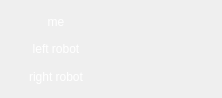
<ui version="4.0">
 <class>MarkBoard</class>
 <widget class="QWidget" name="MarkBoard">
  <property name="geometry">
   <rect>
    <x>0</x>
    <y>0</y>
    <width>222</width>
    <height>98</height>
   </rect>
  </property>
  <property name="windowTitle">
   <string>MarkBoard</string>
  </property>
  <property name="styleSheet">
   <string notr="true">QFrame { color: white; }</string>
  </property>
  <layout class="QGridLayout" name="gridLayout">
   <item row="0" column="0">
    <widget class="QLabel" name="label">
     <property name="text">
      <string>me</string>
     </property>
     <property name="alignment">
      <set>Qt::AlignCenter</set>
     </property>
    </widget>
   </item>
   <item row="0" column="1">
    <spacer name="horizontalSpacer">
     <property name="orientation">
      <enum>Qt::Horizontal</enum>
     </property>
     <property name="sizeType">
      <enum>QSizePolicy::Fixed</enum>
     </property>
     <property name="sizeHint" stdset="0">
      <size>
       <width>15</width>
       <height>20</height>
      </size>
     </property>
    </spacer>
   </item>
   <item row="0" column="2">
    <widget class="QLabel" name="myMark">
     <property name="text">
      <string/>
     </property>
     <property name="alignment">
      <set>Qt::AlignRight|Qt::AlignTrailing|Qt::AlignVCenter</set>
     </property>
    </widget>
   </item>
   <item row="1" column="0">
    <widget class="QLabel" name="label_3">
     <property name="text">
      <string>left robot</string>
     </property>
     <property name="alignment">
      <set>Qt::AlignCenter</set>
     </property>
    </widget>
   </item>
   <item row="1" column="1">
    <spacer name="horizontalSpacer_2">
     <property name="orientation">
      <enum>Qt::Horizontal</enum>
     </property>
     <property name="sizeType">
      <enum>QSizePolicy::Fixed</enum>
     </property>
     <property name="sizeHint" stdset="0">
      <size>
       <width>15</width>
       <height>20</height>
      </size>
     </property>
    </spacer>
   </item>
   <item row="1" column="2">
    <widget class="QLabel" name="leftMark">
     <property name="text">
      <string/>
     </property>
     <property name="alignment">
      <set>Qt::AlignRight|Qt::AlignTrailing|Qt::AlignVCenter</set>
     </property>
    </widget>
   </item>
   <item row="2" column="0">
    <widget class="QLabel" name="label_5">
     <property name="text">
      <string>right robot</string>
     </property>
     <property name="alignment">
      <set>Qt::AlignCenter</set>
     </property>
    </widget>
   </item>
   <item row="2" column="1">
    <spacer name="horizontalSpacer_3">
     <property name="orientation">
      <enum>Qt::Horizontal</enum>
     </property>
     <property name="sizeType">
      <enum>QSizePolicy::Fixed</enum>
     </property>
     <property name="sizeHint" stdset="0">
      <size>
       <width>15</width>
       <height>19</height>
      </size>
     </property>
    </spacer>
   </item>
   <item row="2" column="2">
    <widget class="QLabel" name="rightMark">
     <property name="text">
      <string/>
     </property>
     <property name="alignment">
      <set>Qt::AlignRight|Qt::AlignTrailing|Qt::AlignVCenter</set>
     </property>
    </widget>
   </item>
  </layout>
 </widget>
 <layoutdefault spacing="6" margin="11"/>
 <resources/>
 <connections/>
</ui>
